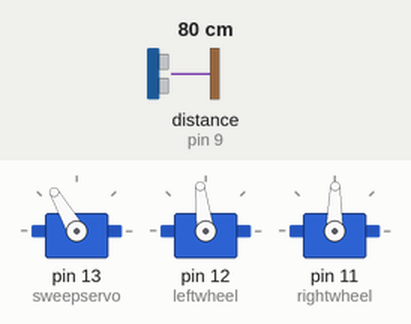
Recording of a sketch running on a simulated Arduino Uno, built with avr-gcc and run on an emulated ATmega328P. Parts: 3 × servo. Wiring (inferred from the names in the program): ultrasonic range finder: trigger pin 10; echo pin 9. Inputs (shaded band) come from the test bench; at power-on: distance to the obstacle (sensor on pin 9) 80 cm. The echo pulse lasts 58.3 µs per cm; what the sketch prints to the serial monitor is not drawn.

Above: at 1.2 s.
1.3 s: distance to the obstacle (sensor on pin 9) set to 2 cm
At 1.6 s:
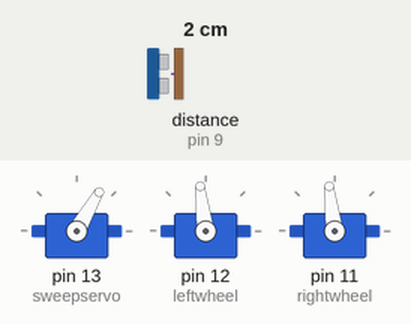
At 2.52 s:
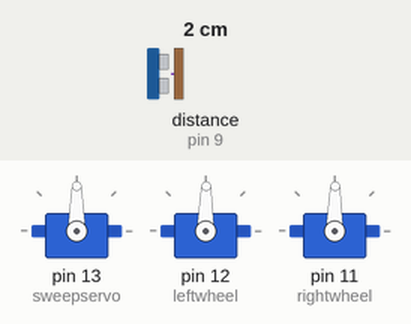
Timing chart, 0 to 10.3 s (numbered marks = the images above; inputs shaded):
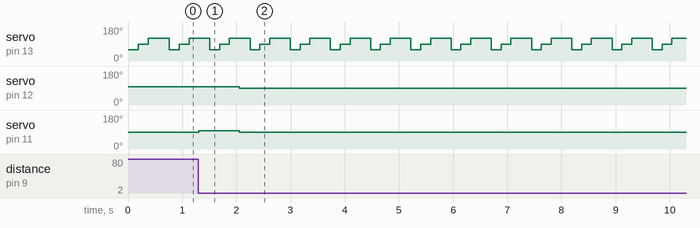

The sketch:

line_follow.ino
```cpp
#include <Servo.h>
#include <IRremote.h>
#define trigPin 10
#define echoPin 9

Servo sweepservo;  // create servo object to control a servo
Servo rightwheel;
Servo leftwheel;
// twelve servo objects can be created on most boards

int pos = 30;    // variable to store the servo position
int distance;
int RECV_PIN1 = 7;
int RECV_PIN2 = 6;
int RECV_PIN3 = 5;
int RECV_PIN4 = 4;

IRsend irsend;
IRrecv irrecv1(RECV_PIN1);
IRrecv irrecv2(RECV_PIN2);
IRrecv irrecv3(RECV_PIN3);
IRrecv irrecv4(RECV_PIN4);

decode_results results1;
decode_results results2;
decode_results results3;
decode_results results4;

void setup()
{
  Serial.begin (9600);
  pinMode(trigPin, OUTPUT);
  pinMode(echoPin, INPUT);
  sweepservo.attach(13);  // attaches the servo on pin 9 to the servo object
  Serial.println("Serial Monitor Enabled");
}

void loop()
{
  int front, left, right;
  moveservo(60);
  delay(30);
  left=obstacle();
  moveservo(90);
  delay(30);
  front=obstacle();
  moveservo(120);
  delay(30);
  right=obstacle();
  if ((left>50)&&(right>50))
  {
    servomotor(40,40);
  }
  else if (left<50)
  {
    servomotor(-40,40);
  }
  else if (right<50)
  {
    servomotor(40,-40);
  }
}


void moveservo(int pos)
{
  sweepservo.write(pos);
  delay(150);
}

int obstacle()
{
  long duration;
  digitalWrite(trigPin, LOW);
  delayMicroseconds(2);
  digitalWrite(trigPin, HIGH);
  delayMicroseconds(10);
  digitalWrite(trigPin, LOW);
  duration = pulseIn(echoPin, HIGH);
  distance = (duration/2) / 29.1;
  return distance;
}

void servomotor(int speedLeft, int speedRight)
{
  leftwheel.attach(12);
  rightwheel.attach(11);
  leftwheel.writeMicroseconds(1500+speedLeft);
  rightwheel.writeMicroseconds(1500-speedRight);
  delay(200);
  leftwheel.detach();
  rightwheel.detach();
}
```

Measured:
- after the input at 1.3 s, servo on pin 12 (leftwheel): 97° → 89° after 0.75 s; servo on pin 11 (rightwheel): 89° → 97° at once, → 89° 0.74 s later
- by itself, servo on pin 13 (sweepservo): repeats every 0.74 s: 90° 0.18 s, 120° 0.38 s, 60° 0.18 s
